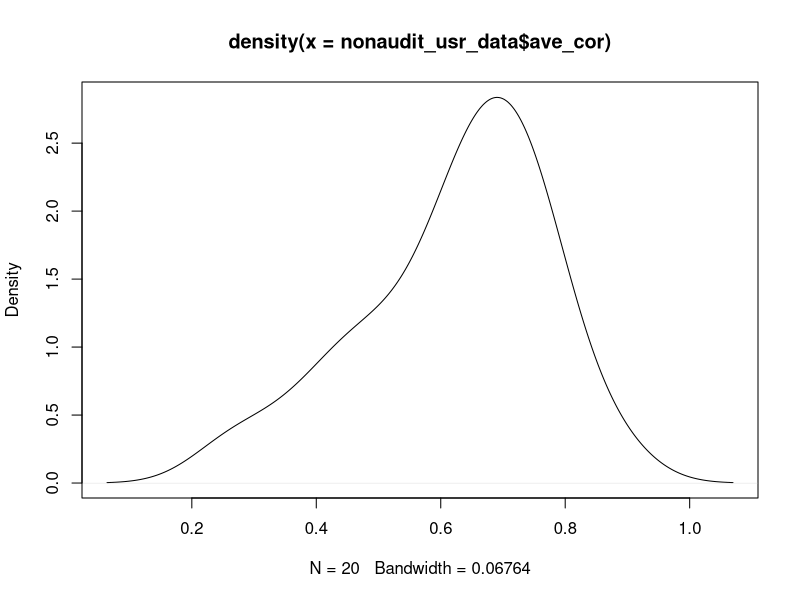

Generate this figure with R:
#! /usr/bin/env Rscript

# set up constants
n_prob = 30;
top_ratio = 50;

# read data from csv files
usr_data = read.csv("midterm-results.csv");
prob_data = read.csv("quiz-categories.csv");

# split auditor and non-auditor
audit_usr_data = usr_data[usr_data$audit == 1, ];
nonaudit_usr_data = usr_data[usr_data$audit == 0, ];
n_audit = dim(audit_usr_data)[1];
n_nonaudit = dim(nonaudit_usr_data)[1];

# calculate the mean correct rate for each student
audit_usr_data$ave_cor = rowMeans(audit_usr_data[ , 3:32], na.rm = FALSE, dims = 1);
nonaudit_usr_data$ave_cor = rowMeans(nonaudit_usr_data[ , 3:32], na.rm = FALSE, dims = 1);

# plot the density of correct rate
plot(density(nonaudit_usr_data$ave_cor));

# calculate the mean correct rate for audit and nonaudit groups
audit_ave_cor = mean(audit_usr_data$ave_cor);
nonaudit_ave_cor = mean(nonaudit_usr_data$ave_cor);

# calculate the correct rate for each question
for (i in 1:30){
  prob_data$cor_rate[i] = mean(nonaudit_usr_data[ , 2+i]);
}

# calculate odds ratios for certain students
n_student = round(n_nonaudit*top_ratio/100);
nonaudit_usr_data_top = nonaudit_usr_data[order(-nonaudit_usr_data$ave_cor), ];
nonaudit_usr_data_top = nonaudit_usr_data_top[1:n_student, ];

n_case = sum(nonaudit_usr_data_top[ , 3:32]);
n_noncase = n_student*dim(prob_data)[1] - n_case;
n_case_exposed = matrix(0, 1, 11);
n_noncase_exposed = matrix(0, 1, 11);
for (i in 1:11){
  for (j in 1:30){
    if (prob_data[j,i+1] == 1){
      n_case_exposed[i] = sum(nonaudit_usr_data_top[ , 2+j]) + n_case_exposed[i];
      n_noncase_exposed[i] = (n_student - sum(nonaudit_usr_data_top[ , 2+j])) + n_noncase_exposed[i];
    }
  }
}
prob_categ_OR = matrix(0, 1, 11);
for (i in 1:11){
  prob_categ_OR[i] = (n_case_exposed[i]/(n_case - n_case_exposed[i]))/(n_noncase_exposed[i]/(n_noncase - n_noncase_exposed[i]));
}

#
#as.numeric(rownames(audit_usr_data))
#rowSums(prob_data[ , -1])
return(0)